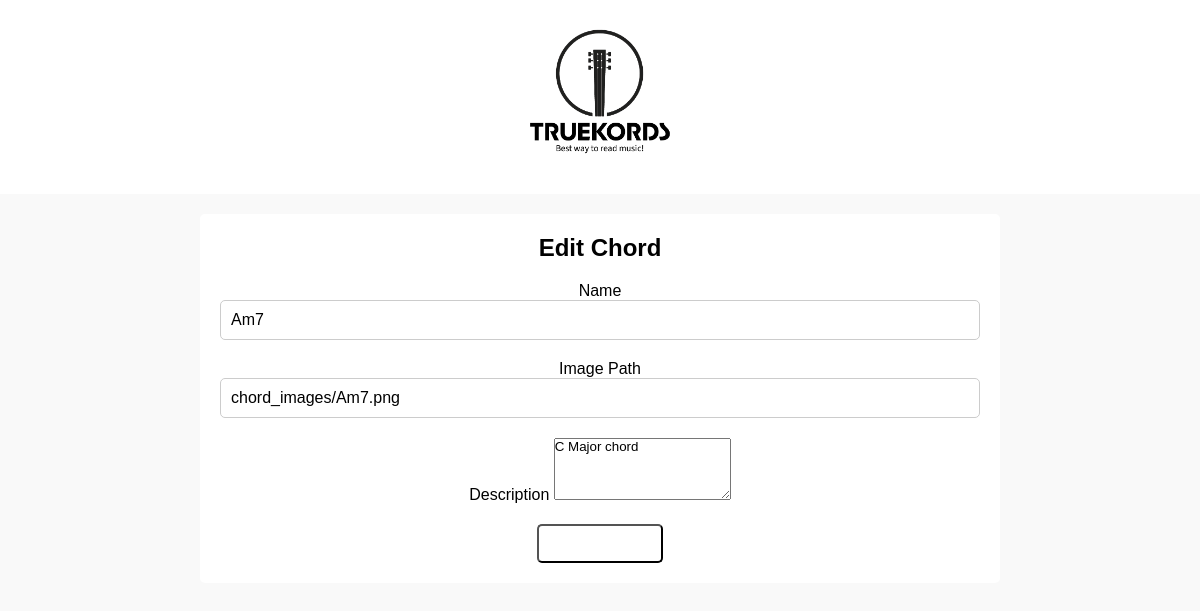
/edit_chord.php?id=1 (signed in), run on the app's committed database.
### tables this page shows
CREATE TABLE `chords` (
  `id` int(11) NOT NULL,
  `name` varchar(50) NOT NULL,
  `image_path` varchar(255) DEFAULT NULL,
  `description` text DEFAULT NULL,
  `category_id` int(11) DEFAULT NULL
);

### edit_chord.php (the view, shortened to what this page needs)
<?php
$servername = "localhost";
$username = "root";
$password = "";
$dbname = "truekords";
$conn = new mysqli($servername, $username, $password, $dbname);
$id = $_GET['id'];
$sql = "SELECT * FROM chords WHERE id=$id";
$result = $conn->query($sql);
if ($result->num_rows > 0) {
    $chord = $result->fetch_assoc();
} else {
    echo "Chord not found";
    exit();
}
?>
<!DOCTYPE html>
<html lang="vi">
<head>
    <link rel="stylesheet" href="css/admin.css">
</head>
<body>
    <header>
        <div class="logo">
            <a href="admin.php"><img src="images/logo.png" alt="logo"></a>
        </div>
    </header>
    <div class="admin-container">
        <h1>Edit Chord</h1>
        <form action="edit_chord.php?id=<?php echo $chord['id']; ?>" method="POST" class="form-container">
            <div class="input-group">
                <label for="name">Name</label>
                <input type="text" id="name" name="name" value="<?php echo htmlspecialchars($chord['name']); ?>" required>
            </div>
            <div class="input-group">
                <label for="image_path">Image Path</label>
                <input type="text" id="image_path" name="image_path" value="<?php echo htmlspecialchars($chord['image_path']); ?>" required>
            </div>
            <div class="input-group">
                <label for="description">Description</label>
                <textarea id="description" name="description" rows="4"><?php echo htmlspecialchars($chord['description']); ?></textarea>
            </div>
            <button type="submit" class="button">Update Chord</button>
        </form>
    </div>
</body>
</html>

### css/admin.css (style rules this page uses)
* { margin: 0; padding: 0; box-sizing: border-box; font-family: 'Poppins', sans-serif; }
body { display: flex; flex-direction: column; align-items: center; justify-content: flex-start; min-height: 100vh; background-color: #f9f9f9; }
header { width: 100%; text-align: center; padding: 20px 0; background-color: #ffffff; color: white; }
header .logo img { max-width: 150px; height: auto; }
.admin-container { width: 100%; max-width: 800px; background-color: white; padding: 20px; border-radius: 5px; box-shadow: 0 0 10px rgba(252, 252, 252, 0.1); margin-top: 20px; text-align: center; }
.admin-container h1 { font-size: 24px; margin-bottom: 20px; }
.button { display: inline-block; padding: 10px 20px; margin-top: 20px; background-color: #ffffff; color: white; text-decoration: none; border-radius: 5px; cursor: pointer; }
input, select { width: 100%; padding: 10px; margin-bottom: 20px; border: 1px solid #ccc; border-radius: 5px; font-size: 16px; }
input[type="text"], input[type="date"] { display: block; }

### data on the page
chords: name "Am7", image_path "chord_images/Am7.png", description "C Major chord"
